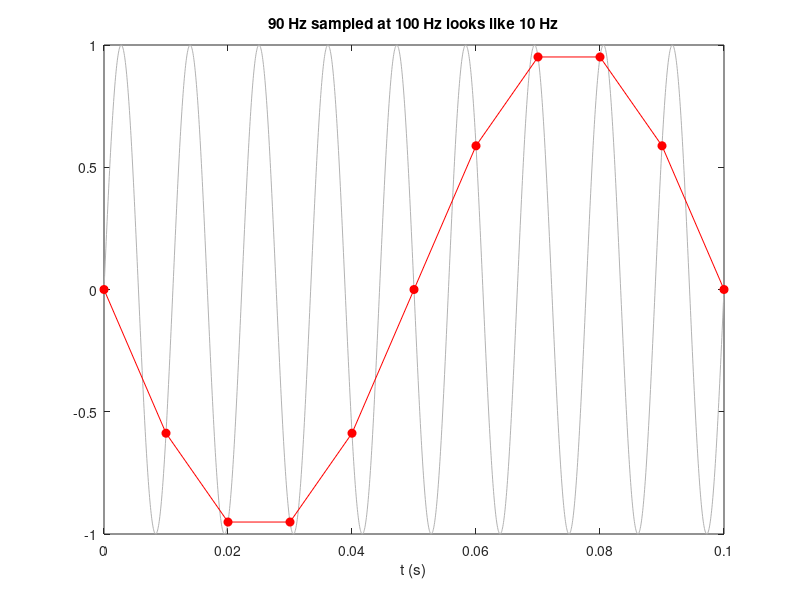

Write MATLAB code to recreate this figure.
% Day 096 · Signal Processing 1: Sampling, FFT and the Frequency Spectrum — Aliasing: sampling too slowly
% Run: open this file in MATLAB and press Run (or type example_2 in the Command Window)

f_sig = 90;                                   % a 90 Hz sine
t_fine = linspace(0, 0.1, 2000);
fs_low = 100;                                 % below 2*90 = 180 Hz
t_s = 0:1/fs_low:0.1;
plot(t_fine, sin(2*pi*f_sig*t_fine), 'Color', [0.7 0.7 0.7]); hold on
plot(t_s, sin(2*pi*f_sig*t_s), 'ro-', 'MarkerFaceColor', 'r'); hold off
title('90 Hz sampled at 100 Hz looks like 10 Hz'); xlabel('t (s)')
f_alias = abs(f_sig - round(f_sig/fs_low)*fs_low);
fprintf('Apparent (alias) frequency: %g Hz\n', f_alias);
